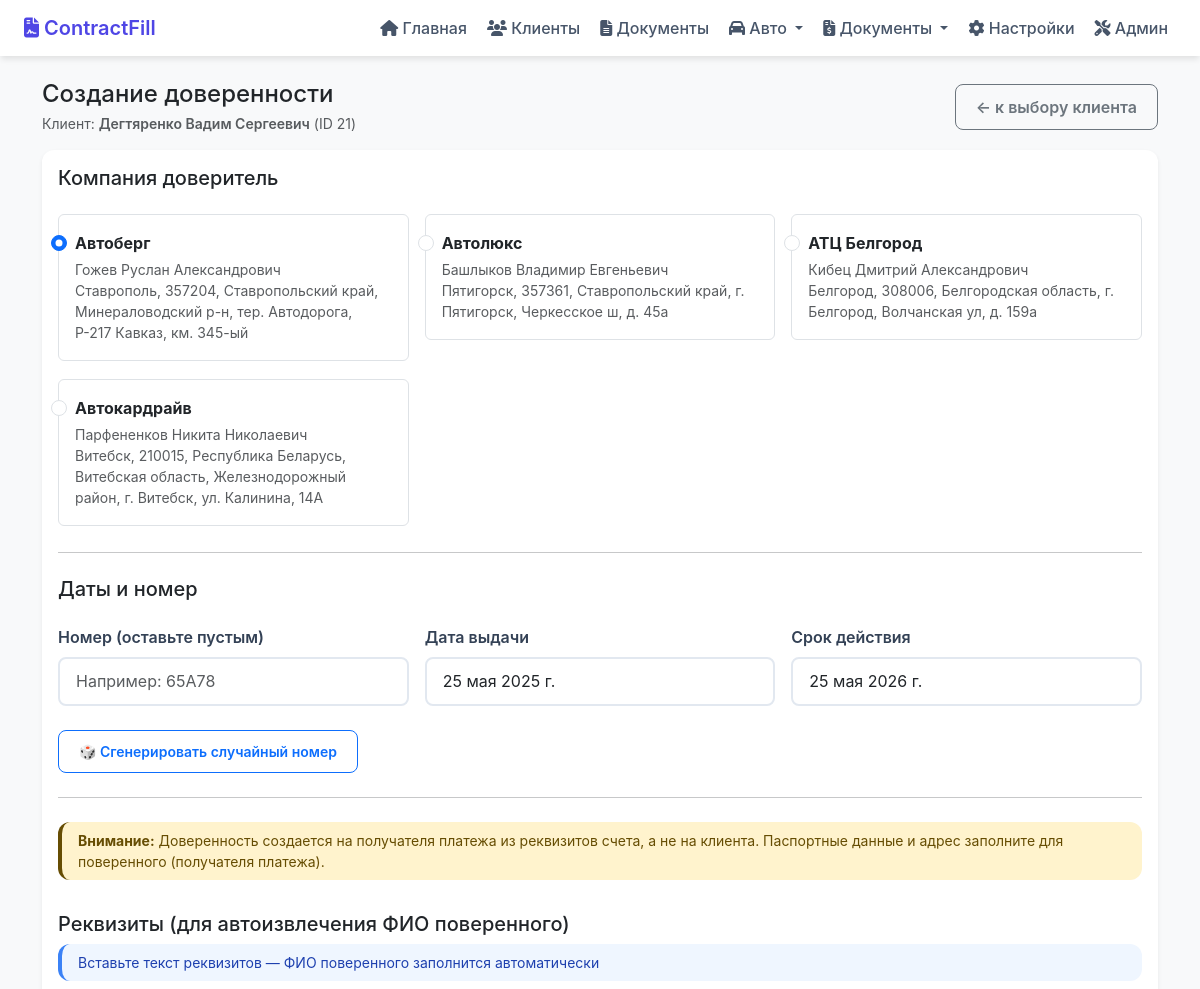
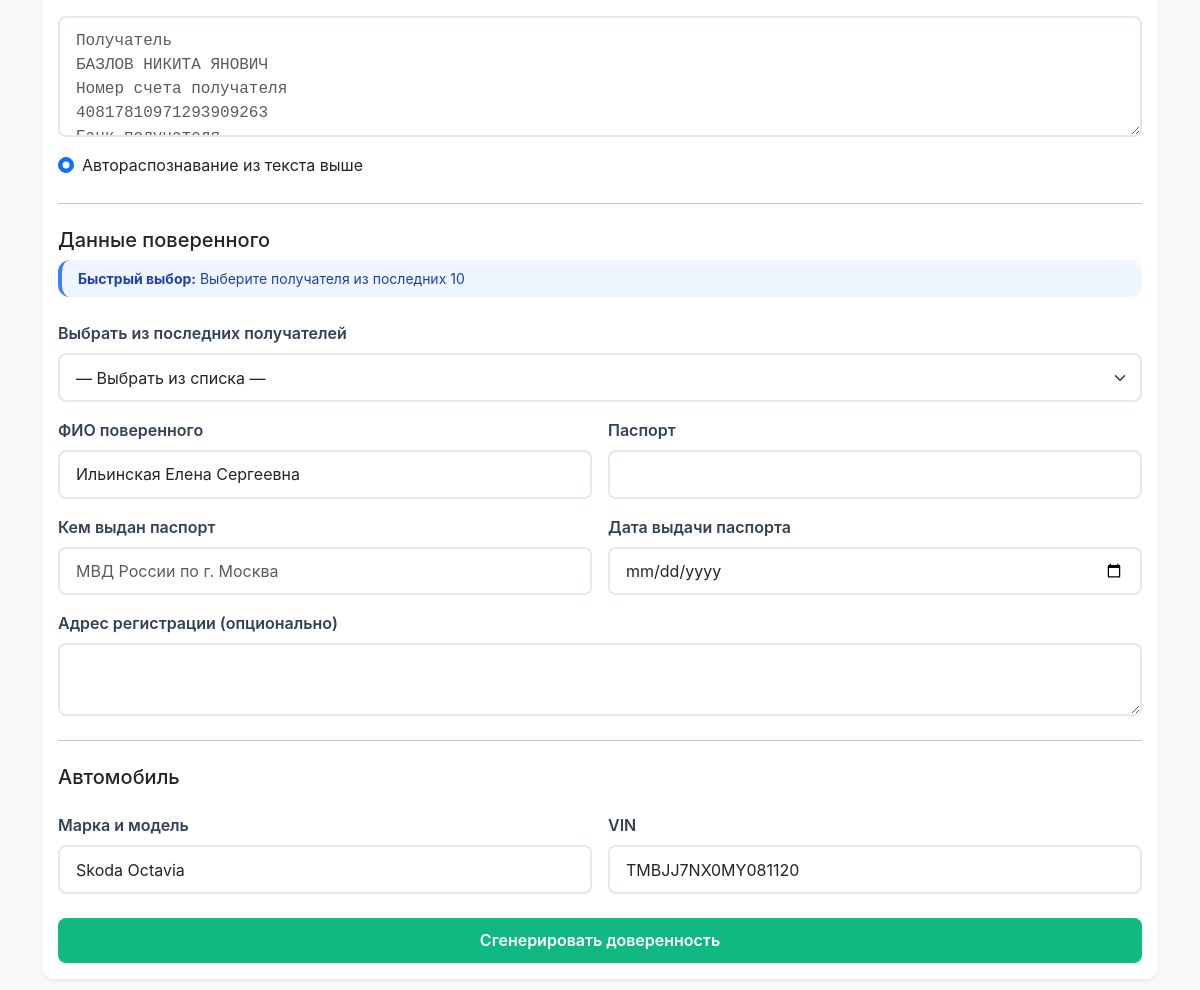
The page /proxy/create?client_id=21 on the database its author committed (2 pictures, top to bottom).
### tables this page shows
CREATE TABLE clients (
            id INTEGER PRIMARY KEY AUTOINCREMENT,
            fio TEXT NOT NULL DEFAULT '',
            contract_no TEXT NOT NULL DEFAULT '',
            contract_date TEXT NOT NULL DEFAULT '',
            car_model TEXT NOT NULL DEFAULT ''
        , passport TEXT NOT NULL DEFAULT '', organ TEXT NOT NULL DEFAULT '', vydan TEXT NOT NULL DEFAULT '', address TEXT NOT NULL DEFAULT '', phone TEXT NOT NULL DEFAULT '', customs_amount TEXT NOT NULL DEFAULT '', dkp_amount TEXT NOT NULL DEFAULT '', last_template_id TEXT NOT NULL DEFAULT '', last_contract_json TEXT NOT NULL DEFAULT '', vin TEXT NOT NULL DEFAULT '', obem TEXT NOT NULL DEFAULT '', vypusk TEXT NOT NULL DEFAULT '', registr TEXT NOT NULL DEFAULT '', last_tpo_json TEXT NOT NULL DEFAULT '', tpo_summa_byn TEXT NOT NULL DEFAULT '', tpo_price_eur TEXT NOT NULL DEFAULT '', company_inn TEXT NOT NULL DEFAULT '', company_address TEXT NOT NULL DEFAULT '', company_name TEXT NOT NULL DEFAULT '', company_id TEXT NOT NULL DEFAULT '', updated_at TEXT NOT NULL DEFAULT '', color TEXT NOT NULL DEFAULT '', probeg TEXT NOT NULL DEFAULT '', engine TEXT NOT NULL DEFAULT '', delivery TEXT NOT NULL DEFAULT '', last_proxy_fio TEXT DEFAULT '', last_company_id TEXT DEFAULT '');

CREATE TABLE invoice_history (
            id INTEGER PRIMARY KEY AUTOINCREMENT,
            client_id INTEGER NOT NULL,
            created_at TEXT DEFAULT CURRENT_TIMESTAMP,
            recipient_fio TEXT DEFAULT '',
            bank_name TEXT DEFAULT '',
            bank_inn TEXT DEFAULT '',
            bank_kpp TEXT DEFAULT '',
            bank_bik TEXT DEFAULT '',
            bank_ks TEXT DEFAULT '',
            bank_rs TEXT DEFAULT '',
            amount TEXT DEFAULT '',
            purpose TEXT DEFAULT '',
            FOREIGN KEY (client_id) REFERENCES clients(id)
        );

### main.py (the view)
@app.get("/proxy/create", response_class=HTMLResponse)
def proxy_create_form(request: Request, client_id: int):
    client = db_get_client(client_id)
    if not client:
        return RedirectResponse(url="/proxy", status_code=303)
    companies = list_companies()
    companies_data = load_companies()
    default_srok = companies_data.get("settings", {}).get("default_proxy_srok", "25 мая 2026 г.")
    default_date = companies_data.get("settings", {}).get("default_proxy_date", "25 мая 2025 г.")
    invoice_hist = get_invoice_history(client_id, limit=10)  # Последние 10 получателей
    requisites_fio = ""
    recent_recipients = []
    if invoice_hist and len(invoice_hist) > 0:
        invoice = invoice_hist[0]
        requisites_fio = invoice.get("recipient_fio", "") or ""
        seen = set()
        for inv in invoice_hist:
            fio = inv.get("recipient_fio", "")
            if fio and fio not in seen:
                recent_recipients.append(fio)
                seen.add(fio)
    prefill = {
        "fio": requisites_fio,  # ФИО поверенного (получателя платежа)
        "passport": "",  # Паспорт поверенного - заполняется вручную
        "organ": "",  # Орган выдачи - заполняется вручную
        "vydan": "",  # Дата выдачи - заполняется вручную
        "address": "",  # Адрес поверенного - опционально
        "car_model": client.get("car_model", ""),
        "vin": client.get("vin", ""),
    }
    has_requisites_fio = bool(requisites_fio)
    return jinja.TemplateResponse(
        "proxy_create.html",
        {
            "request": request,
            "client": client,
            "prefill": prefill,
            "companies": companies,
            "default_srok": default_srok,
            "default_date": default_date,
            "has_requisites_fio": has_requisites_fio,
            "requisites_fio": requisites_fio,
            "recent_recipients": recent_recipients,  # Список последних получателей
        },
    )

### templates/proxy_create.html (shortened to what this page needs)
{% extends "base.html" %}
{% block content %}
<div class="d-flex flex-wrap justify-content-between align-items-center gap-2 mb-3">
  <div>
    <h1 class="h4 mb-1">Создание доверенности</h1>
    <div class="text-muted small">Клиент: <span class="fw-semibold">{{ client.fio }}</span> (ID {{ client.id }})</div>
  </div>
  <div class="d-flex gap-2">
    <a class="btn btn-outline-secondary" href="/proxy">← к выбору клиента</a>
  </div>
</div>
<form action="/proxy/generate" method="post" class="card shadow-sm border-0">
  <div class="card-body">
    <div class="row g-3 mb-4">
      <div class="col-12">
        <h5 class="mb-2">Компания доверитель</h5>
      </div>
      {% for company in companies %}
      <div class="col-12 col-md-4">
        <div class="form-check border rounded p-3">
          <input class="form-check-input" type="radio" name="company_id"
                 value="{{ company.id }}" id="company_{{ company.id }}"
                 {% if loop.first %}checked{% endif %}>
          <label class="form-check-label w-100" for="company_{{ company.id }}">
            <strong>{{ company.name }}</strong>
            <div class="small text-muted mt-1">
              <div>{{ company.director_fio }}</div>
              <div>{{ company.city }}, {{ company.address }}</div>
            </div>
          </label>
        </div>
      </div>
      {% endfor %}
    </div>
    <hr class="my-4" />
    <div class="row g-3 mb-4">
      <div class="col-12">
        <h5 class="mb-2">Даты и номер</h5>
      </div>
      <div class="col-12 col-md-4">
        <label class="form-label">Номер (оставьте пустым)</label>
        <input type="text" class="form-control" name="doc_number" id="doc_number" placeholder="Например: 65А78" maxlength="6">
      </div>
      <div class="col-12 col-md-4">
        <label class="form-label">Дата выдачи</label>
        <input type="text" class="form-control" name="proxy_date" value="{{ default_date }}" placeholder="25 мая 2025 г.">
      </div>
      <div class="col-12 col-md-4">
        <label class="form-label">Срок действия</label>
        <input type="text" class="form-control" name="srok" value="{{ default_srok }}" placeholder="25 мая 2026 г.">
      </div>
    </div>
    <div class="row g-3 mb-4">
      <div class="col-12">
        <button type="button" class="btn btn-outline-primary btn-sm" onclick="generateDocNumber()">🎲 Сгенерировать случайный номер</button>
      </div>
    </div>
    <hr class="my-4" />
    <div class="row g-3 mb-4">
      <div class="col-12">
        <div class="alert alert-warning py-2 small mb-2">
          <strong>Внимание:</strong> Доверенность создается на получателя платежа из реквизитов счета, а не на клиента.
          Паспортные данные и адрес заполните для поверенного (получателя платежа).
        </div>
      </div>
    </div>
    <div class="row g-3 mb-4">
      <div class="col-12">
        <h5 class="mb-2">Реквизиты (для автоизвлечения ФИО поверенного)</h5>
        <div class="alert alert-info py-2 small mb-2">
          Вставьте текст реквизитов — ФИО поверенного заполнится автоматически
        </div>
      </div>
      <div class="col-12">
        <textarea class="form-control font-monospace" name="req_text" rows="4"
                  placeholder="Получатель&#10;БАЗЛОВ НИКИТА ЯНОВИЧ&#10;Номер счета получателя&#10;40817810971293909263&#10;Банк получателя&#10;ГПБ (АО)&#10;БИК&#10;044525823&#10;ИНН&#10;7744001497&#10;КПП&#10;997950001&#10;Кор. счет&#10;30101810200000000823"></textarea>
      </div>
      <div class="col-12">
        <div class="form-check">
          <input class="form-check-input" type="radio" name="req_mode" value="auto" id="req_mode_auto" checked>
          <label class="form-check-label" for="req_mode_auto">
            Автораспознавание из текста выше
          </label>
        </div>
      </div>
    </div>
    <hr class="my-4" />
    <div class="row g-3 mb-4">
      <div class="col-12">
        <h5 class="mb-2">Данные поверенного</h5>
        {% if recent_recipients %}
        <div class="alert alert-info py-2 small mb-2">
          <strong>Быстрый выбор:</strong> Выберите получателя из последних 10
        </div>
        {% endif %}
      </div>
      {% if recent_recipients %}
      <div class="col-12">
        <label class="form-label">Выбрать из последних получателей</label>
        <select class="form-select" id="recipient_select" onchange="fillRecipient()">
          <option value="">— Выбрать из списка —</option>
        </select>
      </div>
      {% endif %}
      <div class="col-12 col-md-6">
        <label class="form-label">ФИО поверенного</label>
        <input type="text" class="form-control" name="fio" id="fio_input" value="{{ prefill.fio }}" required>
      </div>
      <div class="col-12 col-md-6">
        <label class="form-label">Паспорт</label>
        <input type="text" class="form-control" name="passport" value="{{ prefill.passport }}" required>
      </div>
      <div class="col-12 col-md-6">
        <label class="form-label">Кем выдан паспорт</label>
        <input type="text" class="form-control" name="organ" value="{{ prefill.organ }}" placeholder="МВД России по г. Москва" required>
      </div>
      <div class="col-12 col-md-6">
        <label class="form-label">Дата выдачи паспорта</label>
        <input type="date" class="form-control" name="vydan" required>
      </div>
      <div class="col-12">
        <label class="form-label">Адрес регистрации (опционально)</label>
        <textarea class="form-control" name="address" rows="2">{{ prefill.address }}</textarea>
      </div>
    </div>
    <hr class="my-4" />
    <div class="row g-3 mb-4">
      <div class="col-12">
        <h5 class="mb-2">Автомобиль</h5>
      </div>
      <div class="col-12 col-md-6">
        <label class="form-label">Марка и модель</label>
        <input type="text" class="form-control" name="car_model" value="{{ prefill.car_model }}">
      </div>
      <div class="col-12 col-md-6">
        <label class="form-label">VIN</label>
        <input type="text" class="form-control" name="vin" value="{{ prefill.vin }}">
      </div>
    </div>
    <div class="col-12 d-grid mt-2">
      <button class="btn btn-success" type="submit">Сгенерировать доверенность</button>
    </div>
  </div>
</form>
{% endblock %}

### static/modern.css (style rules this page uses)
:root { --primary: #4f46e5; --primary-light: #6366f1; --success: #10b981; --warning: #f59e0b; --danger: #ef4444; --shadow: 0 4px 6px -1px rgba(0,0,0,0.1); --shadow-lg: 0 10px 15px -3px rgba(0,0,0,0.1); }
body { font-family: -apple-system, BlinkMacSystemFont, 'Segoe UI', Roboto, sans-serif; background: #f8fafc; }
.card { border: none; border-radius: 0.75rem; box-shadow: var(--shadow); transition: box-shadow 0.3s, transform 0.3s; }
.btn { border-radius: 0.5rem; font-weight: 600; padding: 0.65rem 1.25rem; transition: all 0.2s; }
.btn-success { background: var(--success); border: none; }
.form-control, .form-select { border: 2px solid #e2e8f0; border-radius: 0.5rem; padding: 0.65rem 1rem; transition: border-color 0.2s; }
.form-label { font-weight: 600; color: #334155; margin-bottom: 0.5rem; }
.alert { border: none; border-radius: 0.75rem; border-left: 4px solid; }
.alert-info { background: #eff6ff; border-left-color: #3b82f6; color: #1e40af; }

### rows shown on the page
clients: fio "Дегтяренко Вадим Сергеевич", id "21", name "Автоберг", director_fio "Гожев Руслан Александрович", city "Ставрополь", address "357204, Ставропольский край, Минераловодский р-н, тер. Автодорога, Р-217 Кавказ, км. 345-ый", car_model "Skoda Octavia", vin "TMBJJ7NX0MY081120"
invoice_history: fio "Ильинская Елена Сергеевна"

### other values the page prints
{{ company.name }} "Автолюкс" "АТЦ Белгород" "Автокардрайв"
{{ company.director_fio }} "Башлыков Владимир Евгеньевич" "Кибец Дмитрий Александрович" "Парфененков Никита Николаевич"
{{ company.city }} "Пятигорск" "Белгород" "Витебск"
{{ company.address }} "357361, Ставропольский край, г. Пятигорск, Черкесское ш, д. 45а" "308006, Белгородская область, г. Белгород, Волчанская ул, д. 159а" "210015, Республика Беларусь, Витебская область, Железнодорожный район, г. Витебск, ул. Калинина, 14А"
